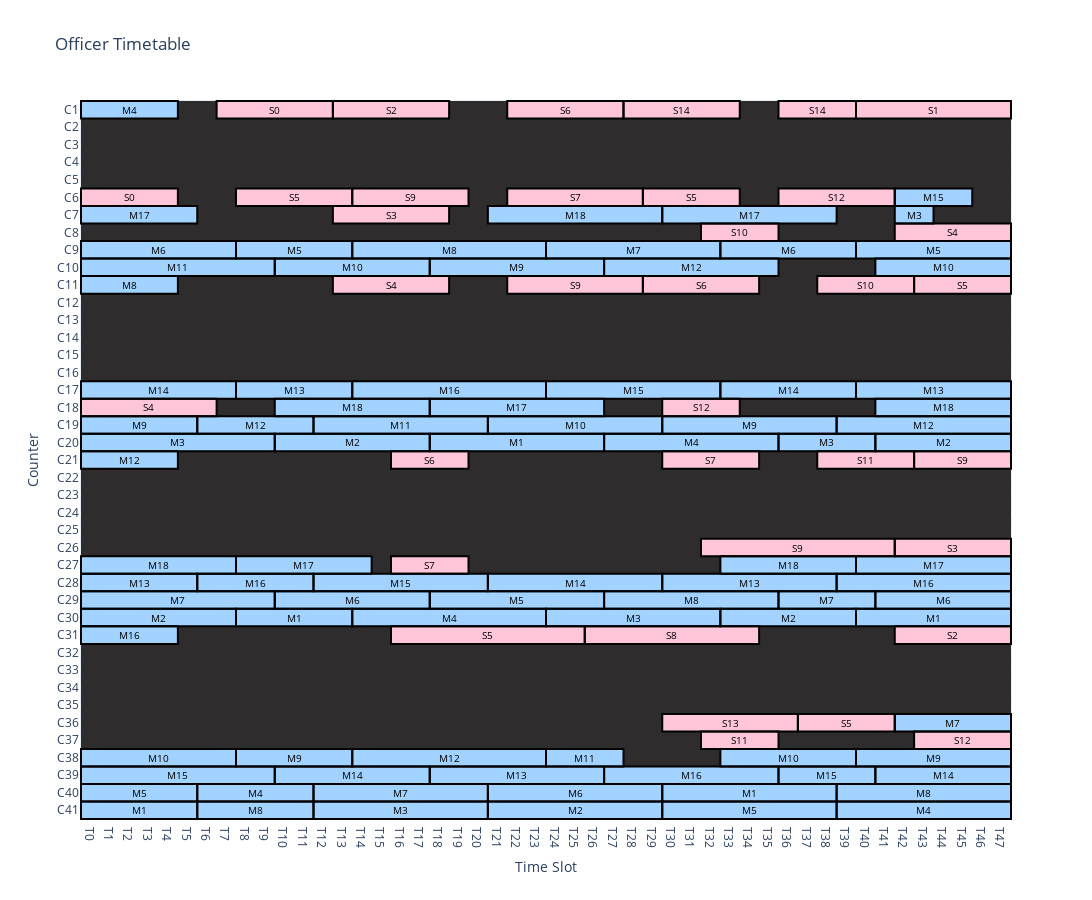
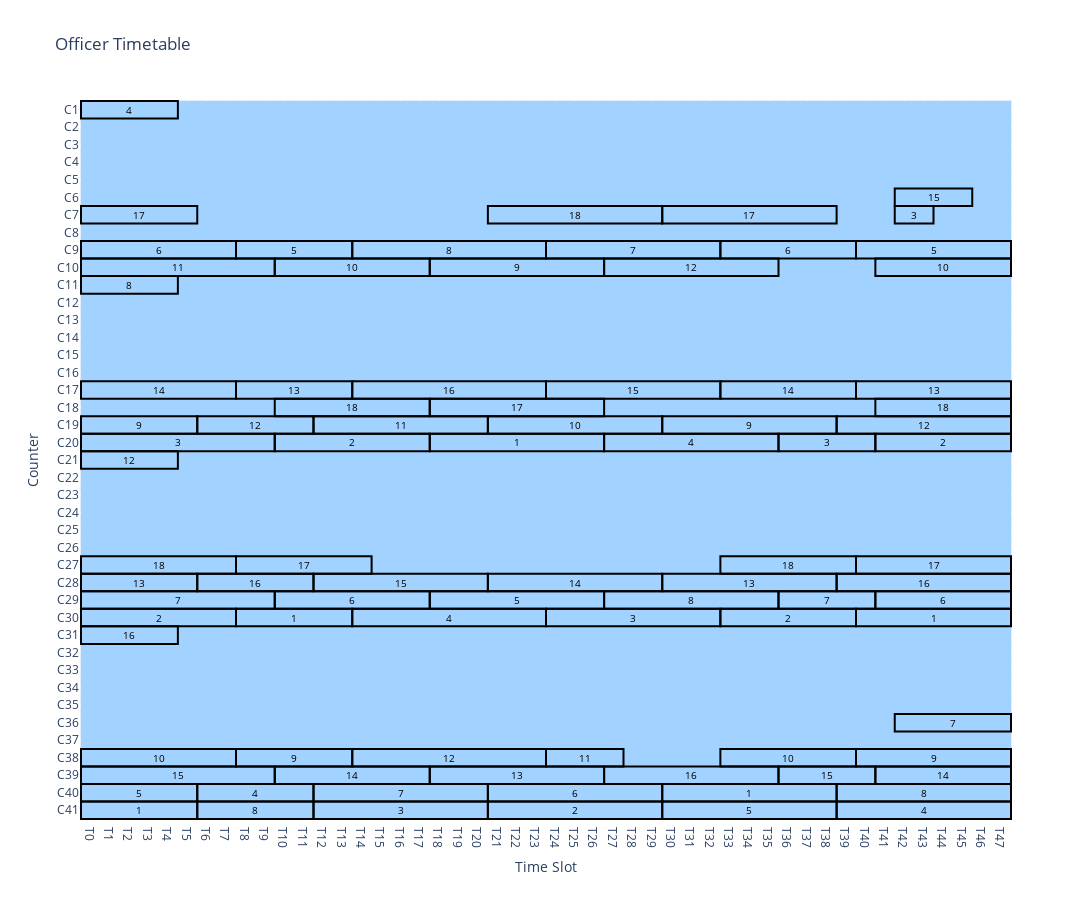

Source (notebook cell) for these figures, in order:
### Code cell
from backend_algo import init_main_officers_template, generate_main_officers_schedule, officer_to_counter_matrix, find_partial_availability, build_officer_schedules, generate_break_schedules, generate_sos_schedule_matrix, greedy_smooth_schedule_beam, greedy_longest_partition_inclusive, get_intervals_from_schedule, max_coverage_paths_inclusive, fill_sos_counter_manning, prefix_non_zero
from backend_algo import get_officer_last_counter_and_empty_counters, update_main_officers_schedule_last_counter,find_empty_rows, slot_officers_matrix_gap_aware, merge_prefixed_matrices, plot_officer_timetable_with_labels
# === user inputs ===
main_officers_reported = '1-18'
report_gl_counters = "4AC1, 8AC11, 12AC21, 16AC31"
sos_timings = '1000-1300, 2000-2200, 1315-1430;2030-2200,1315-1430;2030-2200, 1000-1130;1315-1430;2030-2200, 1200-2200, 1400-1830, 1400-1830, 1630-1830,1330-2200,1800-2030, 1800-2030, 1730-2200, 1730-1900, 1700-1945'
ro_ra_officers = "3RO2100, 11RO1700,15RO2130"


main_officers_template = init_main_officers_template()
main_officers_schedule, reported_officers, valid_ro_ra = generate_main_officers_schedule(main_officers_template, main_officers_reported, report_gl_counters, ro_ra_officers )
counter_matrix_wo_last, counter_no = officer_to_counter_matrix(main_officers_schedule)
officer_last_counter, empty_counters_2030 = get_officer_last_counter_and_empty_counters(
reported_officers, valid_ro_ra, counter_matrix_wo_last)
updated_main_officers_schedule = update_main_officers_schedule_last_counter(
    main_officers_schedule, officer_last_counter, empty_counters_2030
)
counter_matrix, counter_no = officer_to_counter_matrix(updated_main_officers_schedule)
counter_w_partial_availability = find_partial_availability(counter_matrix)
officer_names, base_schedules = build_officer_schedules(sos_timings)
all_break_schedules = generate_break_schedules(base_schedules, officer_names)
chosen_schedule_indices, best_work_count, min_penalty = greedy_smooth_schedule_beam(
    base_schedules,None,all_break_schedules,beam_width=20)
sos_schedule_matrix = generate_sos_schedule_matrix(chosen_schedule_indices, all_break_schedules, officer_names)
schedule_intervals_to_officers, schedule_intervals = get_intervals_from_schedule(sos_schedule_matrix)
chains = greedy_longest_partition_inclusive(schedule_intervals)
paths = max_coverage_paths_inclusive(chains)
print("=== best work count ===")
print(best_work_count)
sos_counter_manning = fill_sos_counter_manning(counter_matrix, paths, schedule_intervals_to_officers)
prefixed_counter_matrix = prefix_non_zero(counter_matrix, "M")
empty_rows, partial_empty_rows, partial_empty_rows_index = find_empty_rows(counter_matrix)
prefixed_sos_counter_manning = slot_officers_matrix_gap_aware(schedule_intervals_to_officers, partial_empty_rows)
merged = merge_prefixed_matrices(prefixed_counter_matrix, prefixed_sos_counter_manning)
# Example usage:
fig1 = plot_officer_timetable_with_labels(merged)
fig1.show()  # show in Jupyter or browser

fig2 = plot_officer_timetable_with_labels(counter_matrix)
fig2.show()
